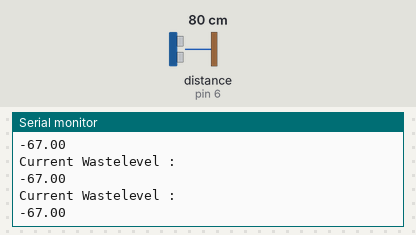
The sketch below on a simulated Arduino Uno, built with avr-gcc and run on an emulated ATmega328P. On the bench: the last lines printed to the serial monitor. The inputs (shaded band) are chosen by the test bench; at power-on: distance to the obstacle (sensor on pin 6) 80 cm.

Above: at 1.3 s.
1.4 s: distance to the obstacle (sensor on pin 6) set to 2 cm
At 1.83 s:
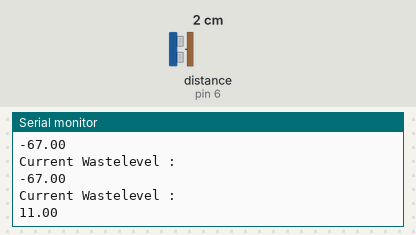
2.9 s: distance to the obstacle (sensor on pin 6) set to 4 cm
At 3.34 s:
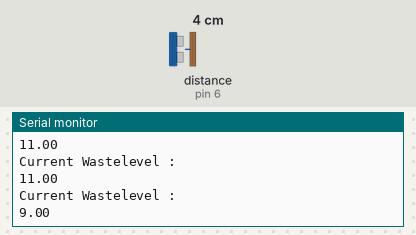
Timing chart, 0 to 5.9 s (numbered marks = the images above; inputs shaded):
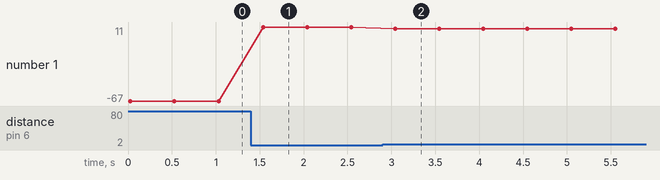

The sketch:

smartBIN_Mark1.ino
```cpp
#include <HCSR04.h>
#include <Servo.h>

#define bin_depth 13


UltraSonicDistanceSensor WasteLevel(5, 6);

void setup() {
  // put your setup code here, to run once:
  Serial.begin(9600);
}

void loop() {
  // put your main code here, to run repeatedly:
  Serial.println("Current Wastelevel :");
  Serial.println(-(WasteLevel.measureDistanceCm()-bin_depth));

  delay(500);
}
```

Measured:
- after the input at 1.4 s, the serial monitor: prints a new line after 0.14 s (image 1)
- after the input at 2.9 s, the serial monitor: prints a new line after 0.14 s (image 2)
- plotted number 1: -67 → 11 after the input at 1.4 s, 11 → 9 after the input at 2.9 s
